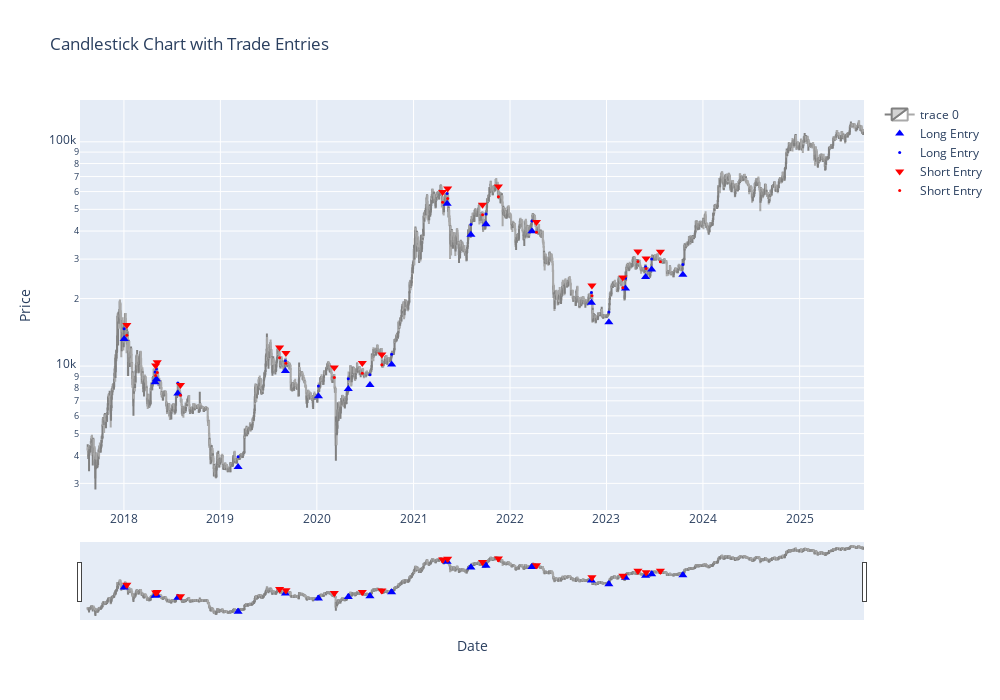

Source (notebook cell):
### Code cell
# Produce Trades and Equity Data (for plots)
tradesBTC2_IS = op.backtest(dataBTC, indicator_names, long_filters, short_filters, paramsBTC2, mode, 'tradesDF', backtest_startdate, backtest_enddate)
equityBTC2_IS = op.backtest(dataBTC, indicator_names, long_filters, short_filters, paramsBTC2, mode, 'equityDF', backtest_startdate, backtest_enddate)
metricsBTC2_IS = op.backtest(dataBTC, indicator_names, long_filters, short_filters, paramsBTC2, mode, 'MetricsTable', backtest_startdate, backtest_enddate)

# Plot Candlestick Chart for Trade Visualisation
plot.candleChart(dataBTC, tradesBTC2_IS, mode)

### Figure 1 — Plotly figure (JSON) as saved in the notebook; plotly's stock layout.template omitted (floating-point values rounded to 4 significant figures; data arrays with more than 128 entries replaced by an {"elided": "..."} marker saying what was removed)
{"data": [{"close": {"elided": "2938 float values"}, "decreasing": {"fillcolor": "white", "line": {"color": "darkgrey"}}, "high": {"elided": "2938 float values"}, "increasing": {"fillcolor": "lightgrey", "line": {"color": "grey"}}, "low": {"elided": "2938 float values"}, "open": {"elided": "2938 float values"}, "type": "candlestick", "x": {"elided": "2938 str values"}}, {"marker": {"color": "blue", "size": 8, "symbol": "triangle-up"}, "mode": "markers", "name": "Long Entry", "type": "scatter", "x": ["2018-01-02T00:00:00+00:00", "2018-04-29T00:00:00+00:00", "2018-05-04T00:00:00+00:00", "2018-07-24T00:00:00+00:00", "2019-03-09T00:00:00+00:00", "2019-09-04T00:00:00+00:00", "2020-01-07T00:00:00+00:00", "2020-04-29T00:00:00+00:00", "2020-07-20T00:00:00+00:00", "2020-10-10T00:00:00+00:00", "2021-05-08T00:00:00+00:00", "2021-08-06T00:00:00+00:00", "2021-10-02T00:00:00+00:00", "2022-03-25T00:00:00+00:00", "2022-11-05T00:00:00+00:00", "2023-01-10T00:00:00+00:00", "2023-03-14T00:00:00+00:00", "2023-05-29T00:00:00+00:00", "2023-06-21T00:00:00+00:00", "2023-10-17T00:00:00+00:00"], "y": [13210.0, 8477.0, 8743.0, 7558.0, 3549.0, 9510.0, 7331.0, 7901.0, 8245.0, 10160.0, 52980.0, 38550.0, 42870.0, 39880.0, 19170.0, 15700.0, 22200.0, 24960.0, 26990.0, 25560.0]}, {"marker": {"color": "blue", "size": 3, "symbol": "circle"}, "mode": "markers", "name": "Long Entry", "type": "scatter", "x": ["2018-01-02T00:00:00+00:00", "2018-04-29T00:00:00+00:00", "2018-05-04T00:00:00+00:00", "2018-07-24T00:00:00+00:00", "2019-03-09T00:00:00+00:00", "2019-09-04T00:00:00+00:00", "2020-01-07T00:00:00+00:00", "2020-04-29T00:00:00+00:00", "2020-07-20T00:00:00+00:00", "2020-10-10T00:00:00+00:00", "2021-05-08T00:00:00+00:00", "2021-08-06T00:00:00+00:00", "2021-10-02T00:00:00+00:00", "2022-03-25T00:00:00+00:00", "2022-11-05T00:00:00+00:00", "2023-01-10T00:00:00+00:00", "2023-03-14T00:00:00+00:00", "2023-05-29T00:00:00+00:00", "2023-06-21T00:00:00+00:00", "2023-10-17T00:00:00+00:00"], "y": [14680.0, 9419, 9714.0, 8397.0, 3943.0, 10570.0, 8145.0, 8779.0, 9161.0, 11290.0, 58860.0, 42840.0, 47630.0, 44310.0, 21300.0, 17440.0, 24670.0, 27740.0, 29990.0, 28400.0]}, {"marker": {"color": "red", "size": 8, "symbol": "triangle-down"}, "mode": "markers", "name": "Short Entry", "type": "scatter", "x": ["2018-01-12T00:00:00+00:00", "2018-05-01T00:00:00+00:00", "2018-05-07T00:00:00+00:00", "2018-08-03T00:00:00+00:00", "2019-08-13T00:00:00+00:00", "2019-09-06T00:00:00+00:00", "2020-03-07T00:00:00+00:00", "2020-06-21T00:00:00+00:00", "2020-09-03T00:00:00+00:00", "2021-04-21T00:00:00+00:00", "2021-05-10T00:00:00+00:00", "2021-09-19T00:00:00+00:00", "2021-11-18T00:00:00+00:00", "2022-04-11T00:00:00+00:00", "2022-11-07T00:00:00+00:00", "2023-03-04T00:00:00+00:00", "2023-04-30T00:00:00+00:00", "2023-05-31T00:00:00+00:00", "2023-07-24T00:00:00+00:00"], "y": [15250.0, 10070.0, 10400.0, 8235.0, 12090.0, 11430.0, 9864.0, 10320.0, 11260.0, 59700.0, 61960.0, 52440.0, 63150.0, 43880.0, 22860.0, 24800.0, 32450.0, 30200.0, 32390.0]}, {"marker": {"color": "red", "size": 3, "symbol": "circle"}, "mode": "markers", "name": "Short Entry", "type": "scatter", "x": ["2018-01-12T00:00:00+00:00", "2018-05-01T00:00:00+00:00", "2018-05-07T00:00:00+00:00", "2018-08-03T00:00:00+00:00", "2019-08-13T00:00:00+00:00", "2019-09-06T00:00:00+00:00", "2020-03-07T00:00:00+00:00", "2020-06-21T00:00:00+00:00", "2020-09-03T00:00:00+00:00", "2021-04-21T00:00:00+00:00", "2021-05-10T00:00:00+00:00", "2021-09-19T00:00:00+00:00", "2021-11-18T00:00:00+00:00", "2022-04-11T00:00:00+00:00", "2022-11-07T00:00:00+00:00", "2023-03-04T00:00:00+00:00", "2023-04-30T00:00:00+00:00", "2023-05-31T00:00:00+00:00", "2023-07-24T00:00:00+00:00"], "y": [13740.0, 9071.0, 9365, 7419.0, 10890.0, 10300.0, 8887.0, 9295.0, 10140.0, 53790.0, 55820.0, 47240.0, 56890.0, 39530.0, 20590.0, 22350.0, 29230.0, 27210.0, 29180.0]}], "layout": {"height": 700, "title": {"text": "Candlestick Chart with Trade Entries"}, "width": 1000, "xaxis": {"title": {"text": "Date"}}, "yaxis": {"title": {"text": "Price"}, "type": "log"}}}
